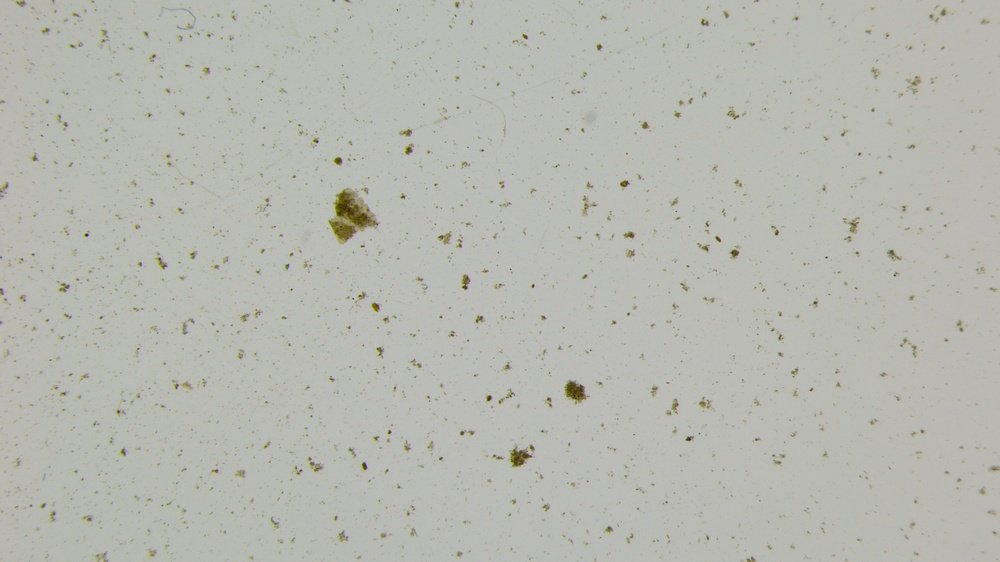
#> input picture data/input/233800-240125051452.jpg, 1000 x 562 px, shrunk from 3840 x 2160 before the run; its folder holds only this picture in this run
$ python contour.py
#> lines starting #> are read from the running program, lines starting #| are printed output that depends on the picture; after the words box and inside, x2 and y2 are one past the last pixel; in counts of white or black regions, pixels touching at a corner belong together; long printed decimals are rounded
import cv2
import os
import csv
import matplotlib.pyplot as plt
import seaborn as sns

def preprocess_image(path):
    image = cv2.imread(path)
    gray = cv2.cvtColor(image, cv2.COLOR_BGR2GRAY)
    blurred = cv2.GaussianBlur(gray, (5, 5), 0)
    _, binary = cv2.threshold(blurred, 128, 255, cv2.THRESH_BINARY_INV)
    return image, binary

def get_filtered_contours(binary):
    contours, _ = cv2.findContours(binary, cv2.RETR_EXTERNAL, cv2.CHAIN_APPROX_SIMPLE)
    return [contour for contour in contours if len(contour) >= 5]

def analyze_contours(contours, image, calibration_factor, max_length_mm):
    ellipses_image = image.copy()
    grain_lengths = []

    for contour in contours:
        try:
            ellipse = cv2.fitEllipse(contour)
            _, (major_axis, minor_axis), _ = ellipse
            minor_axis_mm = minor_axis * calibration_factor

            if minor_axis_mm <= max_length_mm:
                cv2.ellipse(ellipses_image, ellipse, (255, 0, 0), 2)
                grain_lengths.append(minor_axis_mm)
        except cv2.error:
            pass

    return ellipses_image, grain_lengths

def save_images(output_dir, filename, binary, contours_image, ellipses_image):
    os.makedirs(output_dir, exist_ok=True)
    cv2.imwrite(os.path.join(output_dir, f"{filename}-binary.png"), binary)
    cv2.imwrite(os.path.join(output_dir, f"{filename}-contour.png"), contours_image)
    cv2.imwrite(os.path.join(output_dir, f"{filename}-ellipse.png"), ellipses_image)

def process_image(path, output_dir, calibration_factor, max_length_mm):
    image, binary = preprocess_image(path)
    contours = get_filtered_contours(binary)

    contours_image = image.copy()
    cv2.drawContours(contours_image, contours, -1, (0, 255, 0), 2)

    ellipses_image, grain_lengths = analyze_contours(
        contours, image, calibration_factor, max_length_mm
    )

    save_images(output_dir, os.path.splitext(os.path.basename(path))[0], binary, contours_image, ellipses_image)

    avg_length = sum(grain_lengths) / len(grain_lengths) if grain_lengths else 0
    return avg_length, len(grain_lengths), grain_lengths

def generate_histograms(grain_sizes_dict, output_dir):
    os.makedirs(output_dir, exist_ok=True)

    for filename, grain_sizes in grain_sizes_dict.items():
        plt.figure(figsize=(10, 6))
        plt.hist(grain_sizes, bins=60, color='blue', edgecolor='black', alpha=0.7, density=True)
        sns.kdeplot(grain_sizes, color='red', linewidth=2)

        plt.title(f"Grain Size Distribution: {filename}")
        plt.xlabel("Grain Size (mm)")
        plt.ylabel("Density")
        plt.grid(True)

        plt.savefig(os.path.join(output_dir, f"{filename}-histogram-kde.png"))
        plt.close()

def process_directory(directory):
    calibration_factor = 0.0039016750486215255
    max_length_mm = 4

    files = sorted(
        [f for f in os.listdir(directory) if f.startswith("2")],
        key=lambda x: int("".join(filter(str.isdigit, x)))
    )

    output_dir = "data/contour-output"
    results = []
    all_grain_sizes = {}

    os.makedirs(output_dir, exist_ok=True)
    with open(os.path.join(output_dir, "results.csv"), mode="w", newline="") as csv_file:
        writer = csv.writer(csv_file)
        writer.writerow(["file", "average", "count"])

        for filename in files:
            filepath = os.path.join(directory, filename)
            avg_length, grain_count, grain_sizes = process_image(filepath, output_dir, calibration_factor, max_length_mm)
#> in preprocess_image, image is the input picture: shape (562, 1000, 3); mean B, G, R 177.2, 184.8, 183.5
#> in preprocess_image, `_, binary = cv2.threshold(blurred, 128, 255, cv2.THRESH_BINARY_INV)`:
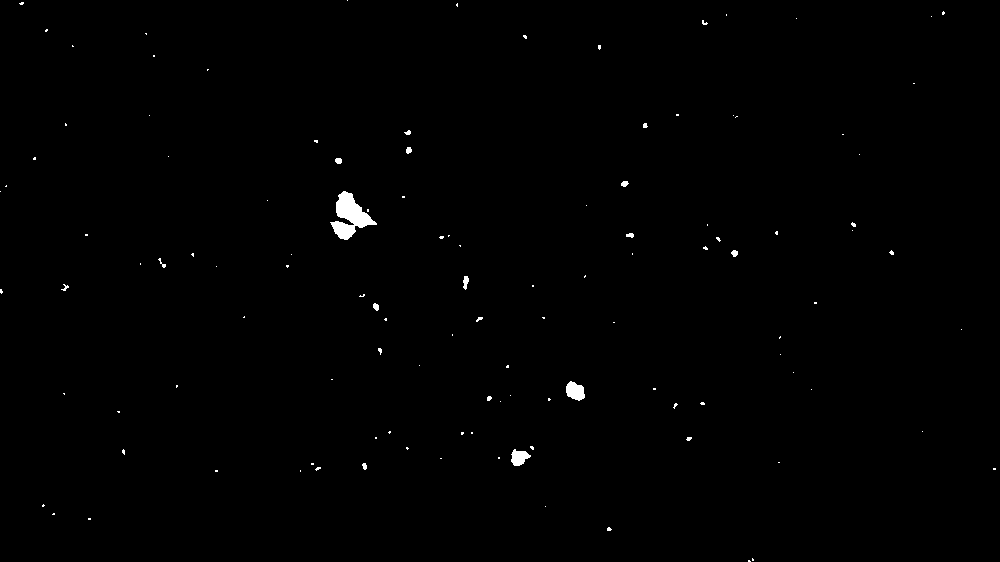
#> binary: shape (562, 1000); 0.45% white; 118 white regions (101 under 20 px)
#> in get_filtered_contours, `contours, _ = cv2.findContours(binary, cv2.RETR_EXTERNAL, cv2.CHAIN_AP..`: contours = 118 contours, 108 with area under 20; largest, box (x1, y1, x2, y2) and area: (330, 191, 377, 240) 984, (566, 381, 585, 401) 243, (511, 449, 531, 466) 192, (463, 276, 469, 290) 42, (373, 303, 379, 311) 26
#> in process_image, `contours = get_filtered_contours(binary)`: contours = 49 contours, 39 with area under 20; largest, box (x1, y1, x2, y2) and area: (330, 191, 377, 240) 984, (566, 381, 585, 401) 243, (511, 449, 531, 466) 192, (463, 276, 469, 290) 42, (373, 303, 379, 311) 26
#> in process_image, `cv2.drawContours(contours_image, contours, -1, (0, 255, 0), 2)`:
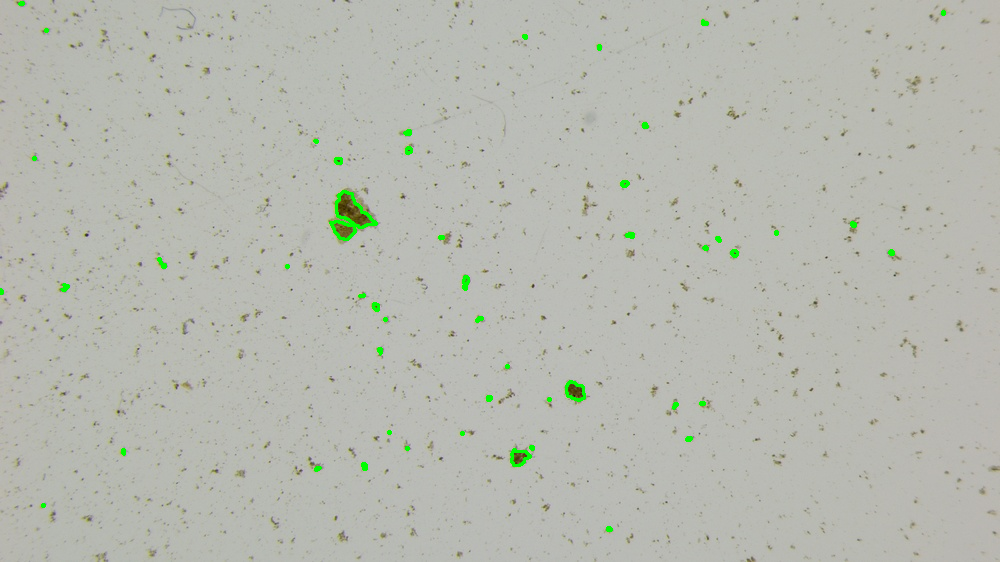
#> contours_image: shape (562, 1000, 3); 0.5% of pixels changed, all inside (x1, y1, x2, y2) = (0, 1, 946, 532)
#> the loop in analyze_contours, `for contour in contours:` made 49 passes
#> (ellipse, major_axis, minor_axis, minor_axis_mm) on passes 1 to 11: (((608.8, 528.7), (3.48, 4.6), 73.29), 3.48, 4.6, 0.018), (((43, 505), (1.63, 2.83), 45), 1.63, 2.83, 0.011), (((317.5, 468.1), (2.39, 5.85), 62.77), 2.39, 5.85, 0.0228), (((364.2, 465.8), (3.91, 6.72), 164.4), 3.91, 6.72, 0.0262), (((519.6, 455.7), (15.63, 20.74), 50.85), 15.63, 20.74, 0.0809), (((123.2, 451.6), (2.5, 5.28), 170.8), 2.5, 5.28, 0.0206), (((407, 448), (1.63, 2.83), 135), 1.63, 2.83, 0.011), (((531.7, 447.3), (2.49, 4.32), 135), 2.49, 4.32, 0.0169), (((688.6, 438.2), (3.63, 5.32), 57.68), 3.63, 5.32, 0.0208), (((461.8, 432.8), (2.26, 2.92), 45), 2.26, 2.92, 0.0114), (((389, 432), (1.63, 2.83), 45), 1.63, 2.83, 0.011)
#> after the loop in analyze_contours, `for contour in contours:`:
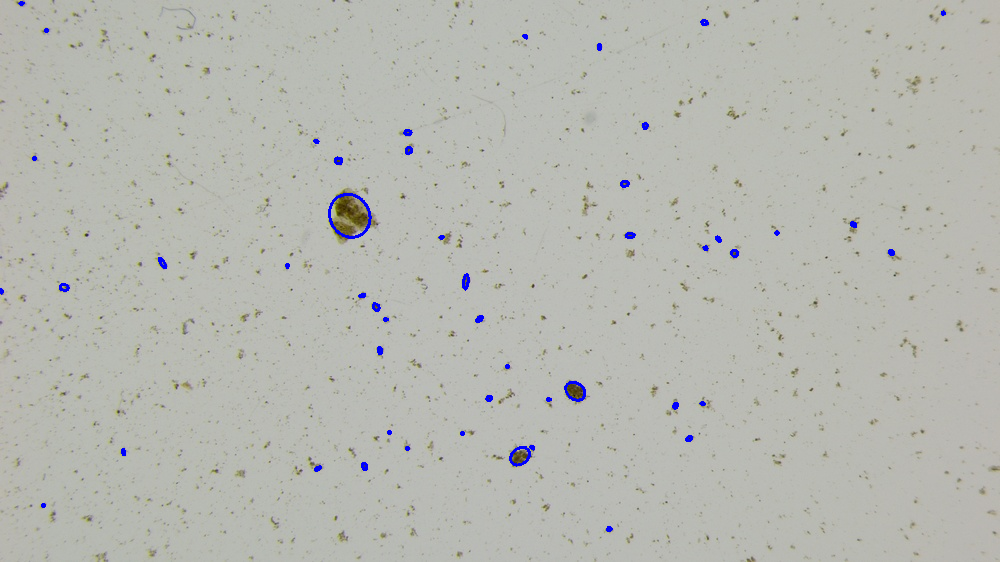
#> ellipses_image: shape (562, 1000, 3); 0.45% of pixels changed, all inside (x1, y1, x2, y2) = (0, 1, 946, 532)
#> after the loop in analyze_contours, `for contour in contours:`: grain_lengths = 49 values, max 0.172 at index 35, min 0.011 at index 1, mean 0.0261
#> in process_image, `avg_length = sum(grain_lengths) / len(grain_lengths) if grain_lengths ..`: avg_length = 0.0261
#> avg_length = 0.0261; grain_count = 49; grain_sizes has the same summary as grain_lengths in analyze_contours
            writer.writerow([filename, avg_length, grain_count])
            results.append((filename, avg_length, grain_count))
            all_grain_sizes[filename] = grain_sizes

    generate_histograms(all_grain_sizes, output_dir)
#> the loop in generate_histograms, `for filename, grain_sizes in grain_sizes_dict.items():` made 1 pass
#> filename on pass 1: '233800-240125051452.jpg'
#> pass 1, in generate_histograms, `plt.savefig(os.path.join(output_dir, f"{filename}-histogram-kde.png"))`:
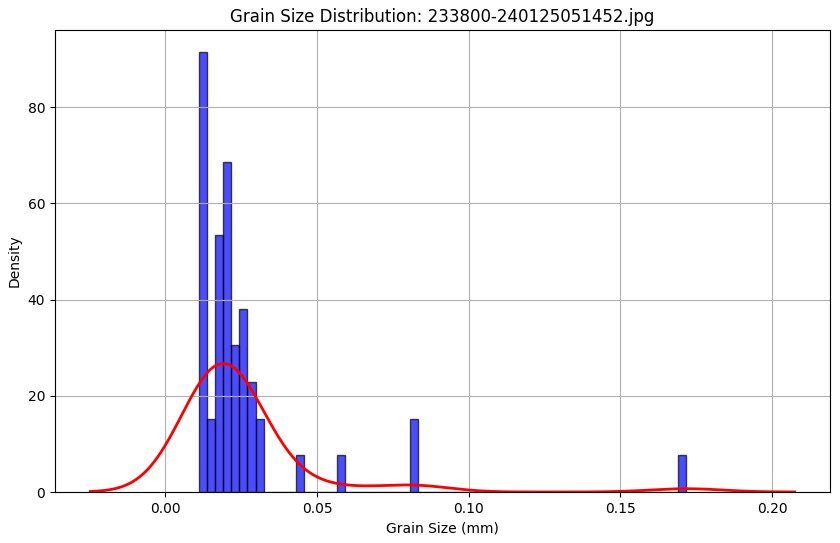
#> figure drawn by matplotlib, 1 panel; tallest bar 91.46 high, from x = 0.011 to 0.0137; curve peaks at x = 0.0196, y = 26.71
    return results

results = process_directory("data/input")
#> results = [('233800-240125051452.jpg', 0.0261, 49)]
print(results)
#| [('233800-240125051452.jpg', 0.02612, 49)]

$ run again, on data/input/233801-240125052651.jpg
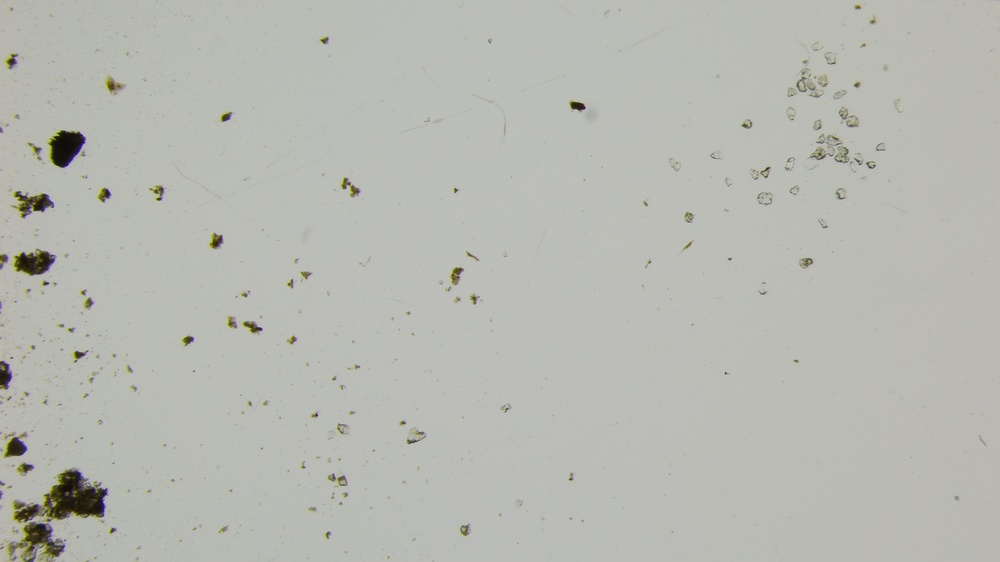
#> input picture data/input/233801-240125052651.jpg, 1000 x 562 px, shrunk from 3840 x 2160 before the run
#> in preprocess_image, image is the input picture: shape (562, 1000, 3); mean B, G, R 178.4, 185.1, 183.7
#> in preprocess_image, `_, binary = cv2.threshold(blurred, 128, 255, cv2.THRESH_BINARY_INV)`:
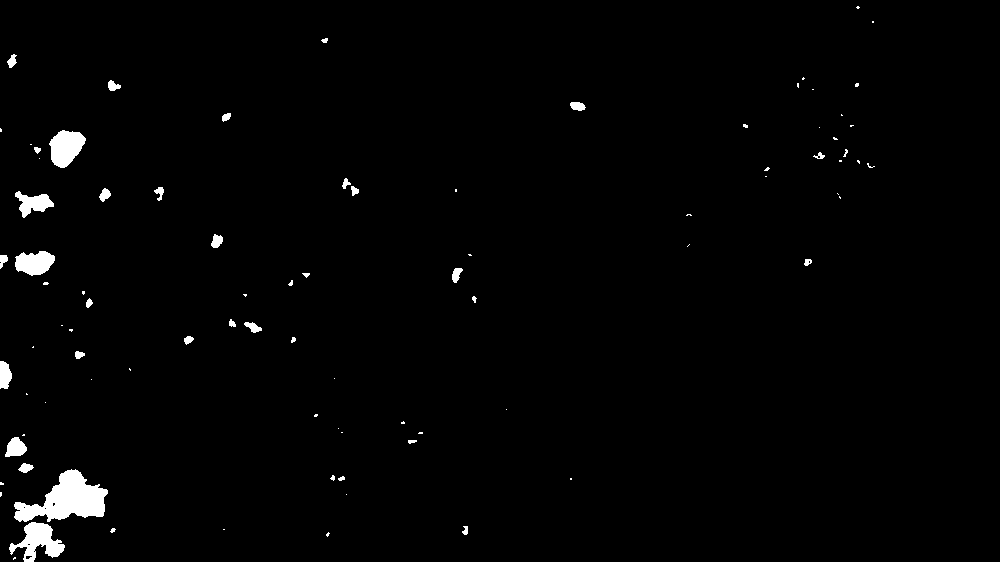
#> binary: shape (562, 1000); 1.5% white; 88 white regions (54 under 20 px)
#> in get_filtered_contours, `contours, _ = cv2.findContours(binary, cv2.RETR_EXTERNAL, cv2.CHAIN_AP..`: contours = 88 contours, 60 with area under 20; largest, box (x1, y1, x2, y2) and area: (14, 469, 108, 522) 2485, (9, 522, 65, 562) 998, (49, 130, 86, 168) 897, (15, 251, 55, 276) 672, (15, 191, 54, 218) 485
#> in process_image, `contours = get_filtered_contours(binary)`: contours = 55 contours, 27 with area under 20; largest, box (x1, y1, x2, y2) and area: (14, 469, 108, 522) 2485, (9, 522, 65, 562) 998, (49, 130, 86, 168) 897, (15, 251, 55, 276) 672, (15, 191, 54, 218) 485
#> contours_image: shape (562, 1000, 3); 1.13% of pixels changed, all inside (x1, y1, x2, y2) = (0, 5, 876, 562)
#> the loop in analyze_contours, `for contour in contours:` made 55 passes
#> (ellipse, major_axis, minor_axis, minor_axis_mm) on passes 1 to 7: (((14, 557.9), (1.57, 2.85), 48.24), 1.57, 2.85, 0.0111), (((327.3, 534), (2.27, 4.65), 30.41), 2.27, 4.65, 0.0181), (((112.5, 529.9), (3.34, 5.45), 48.57), 3.34, 5.45, 0.0213), (((464.9, 530), (6.02, 8.97), 1.03), 6.02, 8.97, 0.035), (((36.4, 542.1), (36, 49.28), 86.63), 36, 49.28, 0.192), (((0.954, 483.2), (2.22, 4.45), 105.7), 2.22, 4.45, 0.0174), (((341.4, 478.1), (3.49, 7.06), 72), 3.49, 7.06, 0.0275)
#> after the loop in analyze_contours, `for contour in contours:`: grain_lengths = 55 values, max 0.355 at index 8, min 0.0039 at index 31, mean 0.0509
#> in process_image, `avg_length = sum(grain_lengths) / len(grain_lengths) if grain_lengths ..`: avg_length = 0.0509
#> in process_directory, `avg_length, grain_count, grain_sizes = process_image(filepath, output_..`: grain_count = 55; grain_sizes has the same summary as grain_lengths in analyze_contours
#> the loop in generate_histograms, `for filename, grain_sizes in grain_sizes_dict.items():` made 1 pass
#> filename on pass 1: '233801-240125052651.jpg'
#> pass 1, in generate_histograms, `plt.savefig(os.path.join(output_dir, f"{filename}-histogram-kde.png"))`:
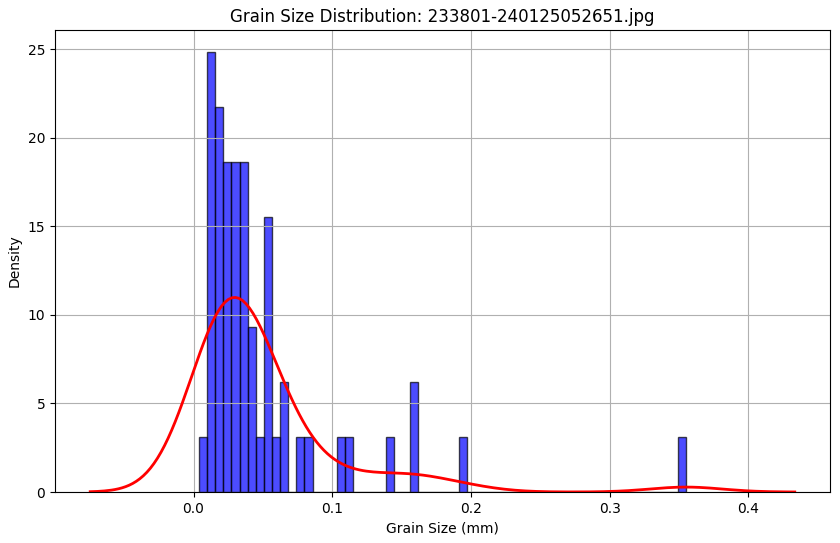
#> figure drawn by matplotlib, 1 panel; tallest bar 24.85 high, from x = 0.00976 to 0.0156; curve peaks at x = 0.0302, y = 10.99
#> results = [('233801-240125052651.jpg', 0.0509, 55)]
#| [('233801-240125052651.jpg', 0.05092, 55)]

$ run again, on data/input/233800-240125051513.jpg
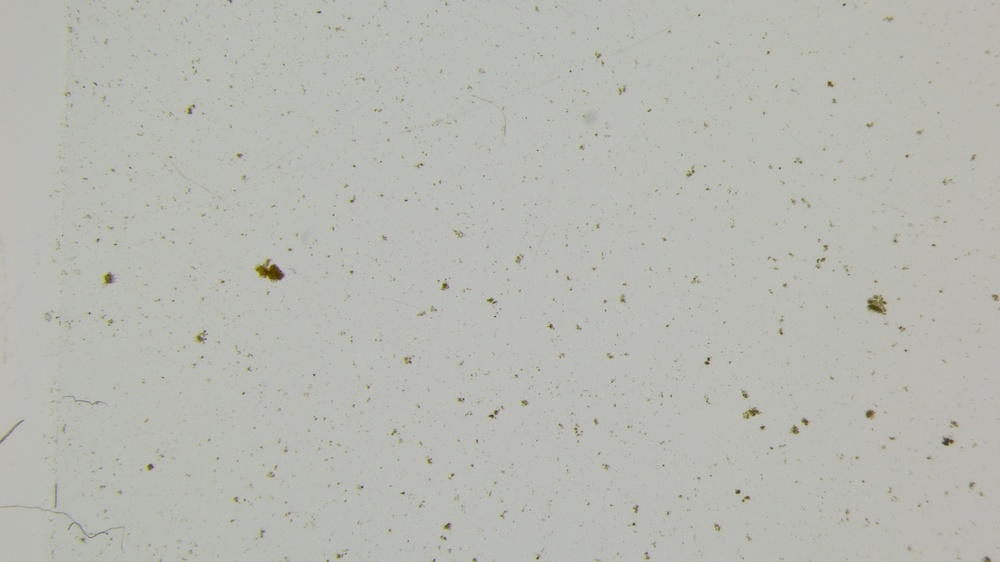
#> input picture data/input/233800-240125051513.jpg, 1000 x 562 px, shrunk from 3840 x 2160 before the run
#> in preprocess_image, image is the input picture: shape (562, 1000, 3); mean B, G, R 178.8, 185.8, 184.4
#> in preprocess_image, `_, binary = cv2.threshold(blurred, 128, 255, cv2.THRESH_BINARY_INV)`:
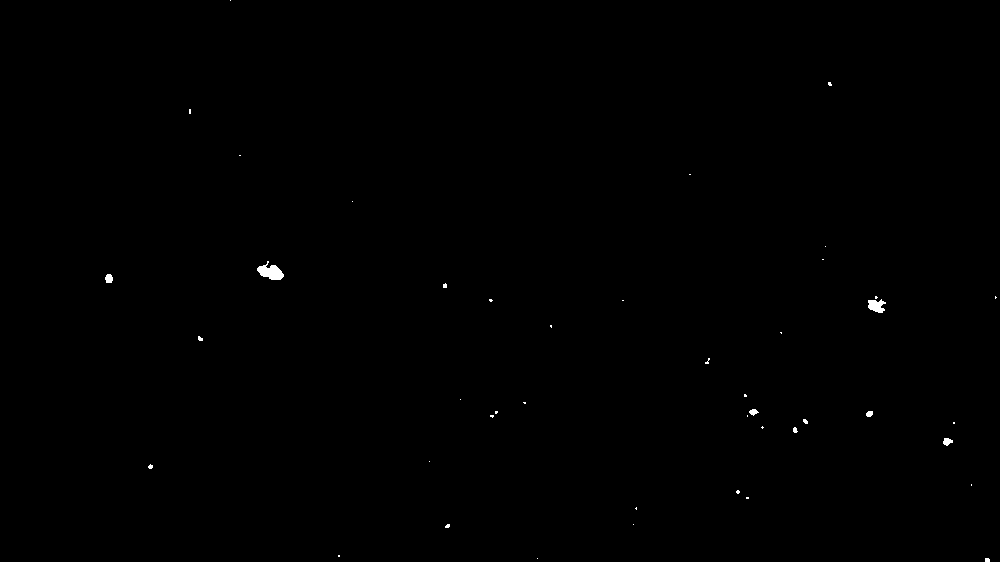
#> binary: shape (562, 1000); 0.17% white; 44 white regions (37 under 20 px)
#> in get_filtered_contours, `contours, _ = cv2.findContours(binary, cv2.RETR_EXTERNAL, cv2.CHAIN_AP..`: contours = 44 contours, 38 with area under 20; largest, box (x1, y1, x2, y2) and area: (257, 261, 284, 280) 255, (868, 299, 886, 313) 141, (105, 274, 113, 283) 46, (943, 438, 953, 446) 42, (749, 409, 759, 416) 32, (866, 411, 873, 417) 26
#> in process_image, `contours = get_filtered_contours(binary)`: contours = 21 contours, 15 with area under 20; largest, box (x1, y1, x2, y2) and area: (257, 261, 284, 280) 255, (868, 299, 886, 313) 141, (105, 274, 113, 283) 46, (943, 438, 953, 446) 42, (749, 409, 759, 416) 32, (866, 411, 873, 417) 26
#> contours_image: shape (562, 1000, 3); 0.22% of pixels changed, all inside (x1, y1, x2, y2) = (104, 81, 991, 562)
#> the loop in analyze_contours, `for contour in contours:` made 21 passes
#> (ellipse, major_axis, minor_axis, minor_axis_mm) on passes 1 to 7: (((986.8, 559.7), (4.18, 5.13), 112.5), 4.18, 5.13, 0.02), (((447.2, 525.7), (3.11, 5.07), 54.22), 3.11, 5.07, 0.0198), (((737.5, 491.5), (3.16, 3.16), 0), 3.16, 3.16, 0.0123), (((150, 466.2), (4.15, 4.28), 82.75), 4.15, 4.28, 0.0167), (((947.2, 441.5), (7.18, 9.24), 100.8), 7.18, 9.24, 0.036), (((794.7, 429.7), (4.05, 5.59), 162.1), 4.05, 5.59, 0.0218), (((805, 421), (3.27, 5.66), 135), 3.27, 5.66, 0.0221)
#> after the loop in analyze_contours, `for contour in contours:`: grain_lengths = [0.02, 0.0198, 0.0123, 0.0167, 0.036, 0.0218, 0.0221, 0.0131, 0.0283, 0.0114, 0.0345, 0.0114, 0.0259, 0.0232, 0.0701, 0.0129, 0.0117, 0.0188, 0.0372, 0.0999, 0.0173]
#> in process_image, `avg_length = sum(grain_lengths) / len(grain_lengths) if grain_lengths ..`: avg_length = 0.0269
#> in process_directory, `avg_length, grain_count, grain_sizes = process_image(filepath, output_..`: grain_count = 21; grain_sizes has the same summary as grain_lengths in analyze_contours
#> the loop in generate_histograms, `for filename, grain_sizes in grain_sizes_dict.items():` made 1 pass
#> filename on pass 1: '233800-240125051513.jpg'
#> pass 1, in generate_histograms, `plt.savefig(os.path.join(output_dir, f"{filename}-histogram-kde.png"))`:
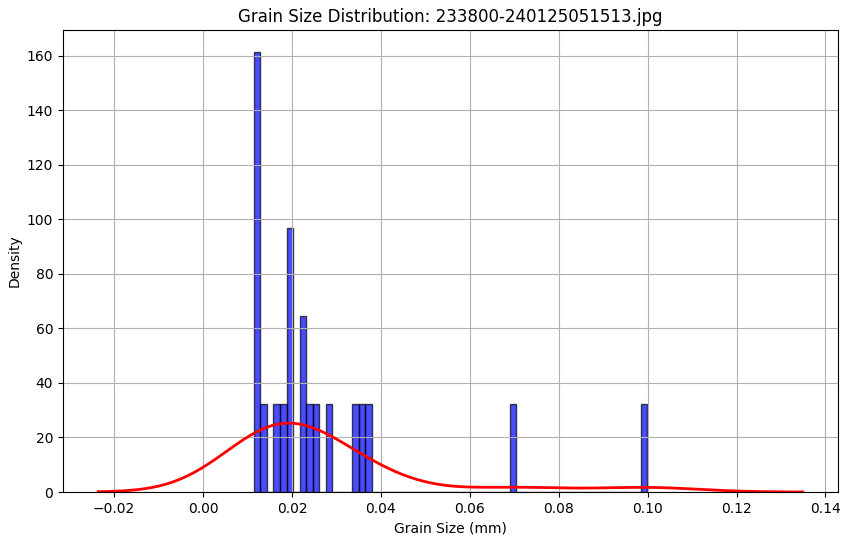
#> figure drawn by matplotlib, 1 panel; tallest bar 161.4 high, from x = 0.0114 to 0.0129; curve peaks at x = 0.0194, y = 25.26
#> results = [('233800-240125051513.jpg', 0.0269, 21)]
#| [('233800-240125051513.jpg', 0.02688, 21)]
